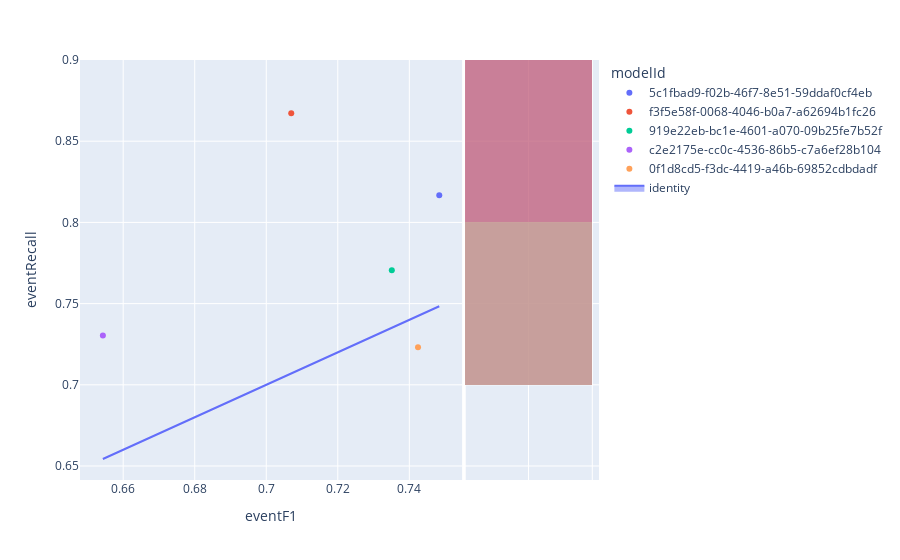

Write notebook code for a chart like this one.
### Code cell
fig=px.scatter(experimentModels_N2,x='eventF1',y='eventRecall',color='modelId',hover_name='modelId', marginal_y="histogram")
fig.add_trace(
    go.Scatter(x=experimentModels_N2['eventF1'], y=experimentModels_N2['eventF1'], name="identity", mode='lines',fill="toself")
)
fig.show()

### Figure 1 — Plotly figure (JSON) as saved in the notebook; plotly's stock layout.template omitted (floating-point values rounded to 4 significant figures)
{"data": [{"hovertemplate": "<b>%{hovertext}</b><br><br>modelId=5c1fbad9-f02b-46f7-8e51-59ddaf0cf4eb<br>eventF1=%{x}<br>eventRecall=%{y}<extra></extra>", "hovertext": ["5c1fbad9-f02b-46f7-8e51-59ddaf0cf4eb"], "legendgroup": "5c1fbad9-f02b-46f7-8e51-59ddaf0cf4eb", "marker": {"color": "#636efa", "symbol": "circle"}, "mode": "markers", "name": "5c1fbad9-f02b-46f7-8e51-59ddaf0cf4eb", "orientation": "v", "showlegend": true, "type": "scatter", "x": [0.7484], "xaxis": "x", "y": [0.8167], "yaxis": "y"}, {"alignmentgroup": "True", "bingroup": "y", "hovertemplate": "modelId=5c1fbad9-f02b-46f7-8e51-59ddaf0cf4eb<br>eventRecall=%{y}<br>count=%{x}<extra></extra>", "legendgroup": "5c1fbad9-f02b-46f7-8e51-59ddaf0cf4eb", "marker": {"color": "#636efa"}, "name": "5c1fbad9-f02b-46f7-8e51-59ddaf0cf4eb", "offsetgroup": "5c1fbad9-f02b-46f7-8e51-59ddaf0cf4eb", "opacity": 0.5, "showlegend": false, "type": "histogram", "xaxis": "x2", "y": [0.8167], "yaxis": "y2"}, {"hovertemplate": "<b>%{hovertext}</b><br><br>modelId=f3f5e58f-0068-4046-b0a7-a62694b1fc26<br>eventF1=%{x}<br>eventRecall=%{y}<extra></extra>", "hovertext": ["f3f5e58f-0068-4046-b0a7-a62694b1fc26"], "legendgroup": "f3f5e58f-0068-4046-b0a7-a62694b1fc26", "marker": {"color": "#EF553B", "symbol": "circle"}, "mode": "markers", "name": "f3f5e58f-0068-4046-b0a7-a62694b1fc26", "orientation": "v", "showlegend": true, "type": "scatter", "x": [0.707], "xaxis": "x", "y": [0.8673], "yaxis": "y"}, {"alignmentgroup": "True", "bingroup": "y", "hovertemplate": "modelId=f3f5e58f-0068-4046-b0a7-a62694b1fc26<br>eventRecall=%{y}<br>count=%{x}<extra></extra>", "legendgroup": "f3f5e58f-0068-4046-b0a7-a62694b1fc26", "marker": {"color": "#EF553B"}, "name": "f3f5e58f-0068-4046-b0a7-a62694b1fc26", "offsetgroup": "f3f5e58f-0068-4046-b0a7-a62694b1fc26", "opacity": 0.5, "showlegend": false, "type": "histogram", "xaxis": "x2", "y": [0.8673], "yaxis": "y2"}, {"hovertemplate": "<b>%{hovertext}</b><br><br>modelId=919e22eb-bc1e-4601-a070-09b25fe7b52f<br>eventF1=%{x}<br>eventRecall=%{y}<extra></extra>", "hovertext": ["919e22eb-bc1e-4601-a070-09b25fe7b52f"], "legendgroup": "919e22eb-bc1e-4601-a070-09b25fe7b52f", "marker": {"color": "#00cc96", "symbol": "circle"}, "mode": "markers", "name": "919e22eb-bc1e-4601-a070-09b25fe7b52f", "orientation": "v", "showlegend": true, "type": "scatter", "x": [0.7351], "xaxis": "x", "y": [0.7705], "yaxis": "y"}, {"alignmentgroup": "True", "bingroup": "y", "hovertemplate": "modelId=919e22eb-bc1e-4601-a070-09b25fe7b52f<br>eventRecall=%{y}<br>count=%{x}<extra></extra>", "legendgroup": "919e22eb-bc1e-4601-a070-09b25fe7b52f", "marker": {"color": "#00cc96"}, "name": "919e22eb-bc1e-4601-a070-09b25fe7b52f", "offsetgroup": "919e22eb-bc1e-4601-a070-09b25fe7b52f", "opacity": 0.5, "showlegend": false, "type": "histogram", "xaxis": "x2", "y": [0.7705], "yaxis": "y2"}, {"hovertemplate": "<b>%{hovertext}</b><br><br>modelId=c2e2175e-cc0c-4536-86b5-c7a6ef28b104<br>eventF1=%{x}<br>eventRecall=%{y}<extra></extra>", "hovertext": ["c2e2175e-cc0c-4536-86b5-c7a6ef28b104"], "legendgroup": "c2e2175e-cc0c-4536-86b5-c7a6ef28b104", "marker": {"color": "#ab63fa", "symbol": "circle"}, "mode": "markers", "name": "c2e2175e-cc0c-4536-86b5-c7a6ef28b104", "orientation": "v", "showlegend": true, "type": "scatter", "x": [0.6543], "xaxis": "x", "y": [0.7304], "yaxis": "y"}, {"alignmentgroup": "True", "bingroup": "y", "hovertemplate": "modelId=c2e2175e-cc0c-4536-86b5-c7a6ef28b104<br>eventRecall=%{y}<br>count=%{x}<extra></extra>", "legendgroup": "c2e2175e-cc0c-4536-86b5-c7a6ef28b104", "marker": {"color": "#ab63fa"}, "name": "c2e2175e-cc0c-4536-86b5-c7a6ef28b104", "offsetgroup": "c2e2175e-cc0c-4536-86b5-c7a6ef28b104", "opacity": 0.5, "showlegend": false, "type": "histogram", "xaxis": "x2", "y": [0.7304], "yaxis": "y2"}, {"hovertemplate": "<b>%{hovertext}</b><br><br>modelId=0f1d8cd5-f3dc-4419-a46b-69852cdbdadf<br>eventF1=%{x}<br>eventRecall=%{y}<extra></extra>", "hovertext": ["0f1d8cd5-f3dc-4419-a46b-69852cdbdadf"], "legendgroup": "0f1d8cd5-f3dc-4419-a46b-69852cdbdadf", "marker": {"color": "#FFA15A", "symbol": "circle"}, "mode": "markers", "name": "0f1d8cd5-f3dc-4419-a46b-69852cdbdadf", "orientation": "v", "showlegend": true, "type": "scatter", "x": [0.7424], "xaxis": "x", "y": [0.7231], "yaxis": "y"}, {"alignmentgroup": "True", "bingroup": "y", "hovertemplate": "modelId=0f1d8cd5-f3dc-4419-a46b-69852cdbdadf<br>eventRecall=%{y}<br>count=%{x}<extra></extra>", "legendgroup": "0f1d8cd5-f3dc-4419-a46b-69852cdbdadf", "marker": {"color": "#FFA15A"}, "name": "0f1d8cd5-f3dc-4419-a46b-69852cdbdadf", "offsetgroup": "0f1d8cd5-f3dc-4419-a46b-69852cdbdadf", "opacity": 0.5, "showlegend": false, "type": "histogram", "xaxis": "x2", "y": [0.7231], "yaxis": "y2"}, {"fill": "toself", "mode": "lines", "name": "identity", "type": "scatter", "x": [0.7484, 0.707, 0.7351, 0.6543, 0.7424], "y": [0.7484, 0.707, 0.7351, 0.6543, 0.7424]}], "layout": {"barmode": "overlay", "legend": {"title": {"text": "modelId"}, "tracegroupgap": 0}, "margin": {"t": 60}, "xaxis": {"anchor": "y", "domain": [0, 0.7363], "title": {"text": "eventF1"}}, "xaxis2": {"anchor": "y2", "domain": [0.7413, 1], "matches": "x2", "showgrid": true, "showline": false, "showticklabels": false, "ticks": ""}, "yaxis": {"anchor": "x", "domain": [0, 1], "title": {"text": "eventRecall"}}, "yaxis2": {"anchor": "x2", "domain": [0, 1], "matches": "y", "showgrid": true, "showticklabels": false}}}
